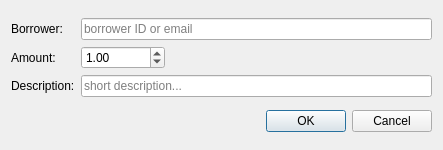
<?xml version="1.0" encoding="UTF-8"?>
<ui version="4.0">
 <class>UOMeDialog</class>
 <widget class="QDialog" name="UOMeDialog">
  <property name="geometry">
   <rect>
    <x>0</x>
    <y>0</y>
    <width>443</width>
    <height>150</height>
   </rect>
  </property>
  <property name="windowTitle">
   <string>Dialog</string>
  </property>
  <layout class="QVBoxLayout" name="verticalLayout_3">
   <item>
    <layout class="QHBoxLayout" name="horizontalLayout">
     <item>
      <layout class="QVBoxLayout" name="verticalLayout_2">
       <item>
        <widget class="QLabel" name="borrower_label">
         <property name="text">
          <string>Borrower:</string>
         </property>
         <property name="buddy">
          <cstring>borrower_lineedit</cstring>
         </property>
        </widget>
       </item>
       <item>
        <widget class="QLabel" name="amount_label">
         <property name="text">
          <string>Amount:</string>
         </property>
         <property name="buddy">
          <cstring>amount_spinbox</cstring>
         </property>
        </widget>
       </item>
       <item>
        <widget class="QLabel" name="description_label">
         <property name="text">
          <string>Description:</string>
         </property>
         <property name="buddy">
          <cstring>description_lineedit</cstring>
         </property>
        </widget>
       </item>
      </layout>
     </item>
     <item>
      <layout class="QVBoxLayout" name="verticalLayout">
       <item>
        <widget class="QLineEdit" name="borrower_lineedit">
         <property name="placeholderText">
          <string>borrower ID or email</string>
         </property>
        </widget>
       </item>
       <item>
        <layout class="QHBoxLayout" name="horizontalLayout_2">
         <item>
          <widget class="QDoubleSpinBox" name="amount_spinbox">
           <property name="maximum">
            <double>999999.989999999990687</double>
           </property>
           <property name="value">
            <double>1.000000000000000</double>
           </property>
          </widget>
         </item>
         <item>
          <spacer name="horizontalSpacer">
           <property name="orientation">
            <enum>Qt::Horizontal</enum>
           </property>
           <property name="sizeHint" stdset="0">
            <size>
             <width>40</width>
             <height>20</height>
            </size>
           </property>
          </spacer>
         </item>
        </layout>
       </item>
       <item>
        <widget class="QLineEdit" name="description_lineedit">
         <property name="maxLength">
          <number>160</number>
         </property>
         <property name="placeholderText">
          <string>short description...</string>
         </property>
        </widget>
       </item>
      </layout>
     </item>
    </layout>
   </item>
   <item>
    <widget class="QDialogButtonBox" name="button_box">
     <property name="orientation">
      <enum>Qt::Horizontal</enum>
     </property>
     <property name="standardButtons">
      <set>QDialogButtonBox::Cancel|QDialogButtonBox::Ok</set>
     </property>
    </widget>
   </item>
  </layout>
 </widget>
 <resources/>
 <connections>
  <connection>
   <sender>button_box</sender>
   <signal>accepted()</signal>
   <receiver>UOMeDialog</receiver>
   <slot>accept()</slot>
   <hints>
    <hint type="sourcelabel">
     <x>248</x>
     <y>254</y>
    </hint>
    <hint type="destinationlabel">
     <x>157</x>
     <y>274</y>
    </hint>
   </hints>
  </connection>
  <connection>
   <sender>button_box</sender>
   <signal>rejected()</signal>
   <receiver>UOMeDialog</receiver>
   <slot>reject()</slot>
   <hints>
    <hint type="sourcelabel">
     <x>316</x>
     <y>260</y>
    </hint>
    <hint type="destinationlabel">
     <x>286</x>
     <y>274</y>
    </hint>
   </hints>
  </connection>
 </connections>
</ui>
